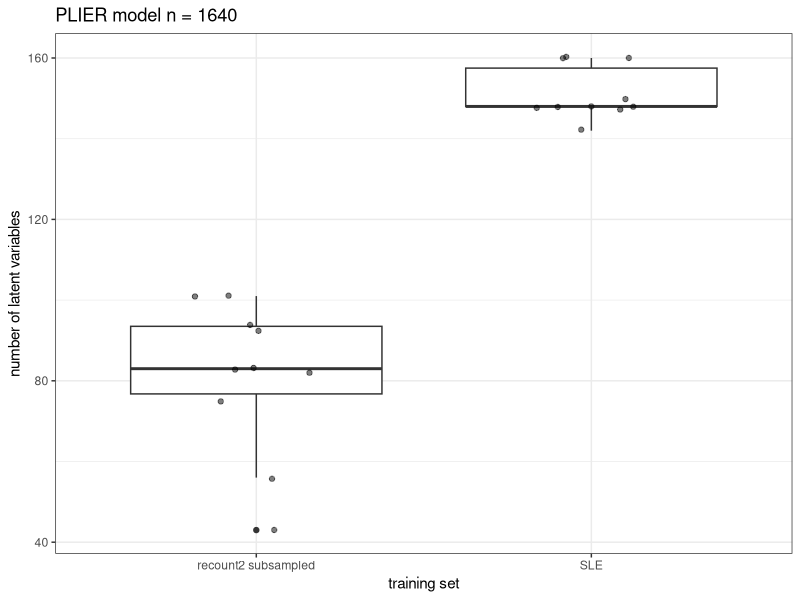
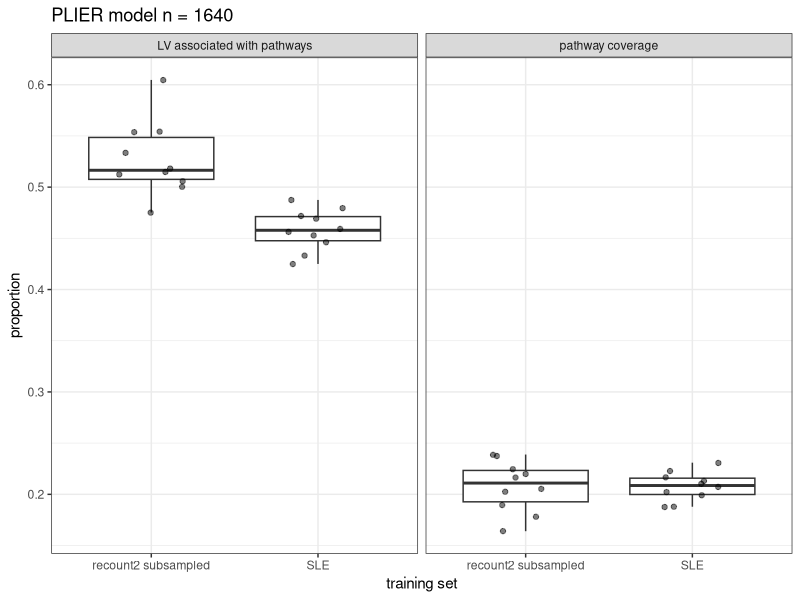
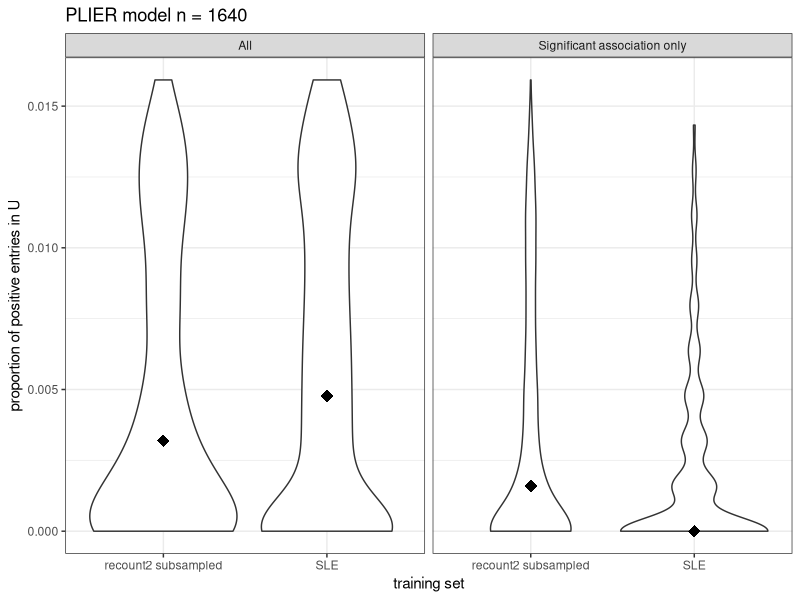

These charts were generated, in order, by the following R code:
## ---- chunk 1
`%>%` <- dplyr::`%>%`
## ---- chunk 2
# plot and result directory setup for this notebook
plot.dir <- file.path("plots", "17")
dir.create(plot.dir, recursive = TRUE, showWarnings = FALSE)
results.dir <- file.path("results", "17")
dir.create(results.dir, recursive = TRUE, showWarnings = FALSE)
## ---- chunk 3
sle.sparsity <- readr::read_tsv(file.path("results", "16",
                                          "sle-wb_repeated_sparsity.tsv")) %>%
                  dplyr::mutate(training_set = "SLE")
sle.num.lvs <- readr::read_tsv(file.path("results", "16",
                                          "sle-wb_repeated_num_lvs.tsv")) %>%
                  dplyr::mutate(training_set = "SLE")
sle.pathway <- readr::read_tsv(file.path("results", "16",
                                          "sle-wb_repeated_pathway.tsv")) %>%
                  dplyr::mutate(training_set = "SLE")
## ---- chunk 4
recount.sparsity <- readr::read_tsv(file.path("results", "15",
                                          "subsampled_sparsity.tsv")) %>%
                  dplyr::mutate(training_set = "recount2 subsampled")
recount.num.lvs <- readr::read_tsv(file.path("results", "15",
                                          "subsampled_num_lvs.tsv")) %>%
                  dplyr::mutate(training_set = "recount2 subsampled")
recount.pathway <- readr::read_tsv(file.path("results", "15",
                                          "subsampled_pathway.tsv")) %>%
                  dplyr::mutate(training_set = "recount2 subsampled")
## ---- chunk 5
num.lvs.df <- dplyr::bind_rows(sle.num.lvs, recount.num.lvs)
pathway.df <- dplyr::bind_rows(sle.pathway, recount.pathway)
sparsity.df <- dplyr::bind_rows(sle.sparsity, recount.sparsity)
rm(sle.num.lvs, sle.pathway, sle.sparsity, recount.num.lvs, recount.pathway,
     recount.sparsity)
## ---- chunk 6
num.lvs.df %>%
  ggplot2::ggplot(ggplot2::aes(x = training_set, y = num_lvs,
                               group = training_set)) +
  ggplot2::geom_boxplot() +
  ggplot2::geom_point(position = ggplot2::position_jitter(0.2),
                      alpha = 0.5) +
  ggplot2::theme_bw() +
  ggplot2::labs(x = "training set", 
                y = "number of latent variables",
                title = "PLIER model n = 1640")
## ---- chunk 7
plot.file <- file.path(plot.dir, "number_of_lvs.pdf")
ggplot2::ggsave(plot.file, plot = ggplot2::last_plot())
## ---- chunk 8
pathway.df %>%
  dplyr::filter(pathway_coverage_type != "sig.pathway.by.lv") %>%
  dplyr::mutate(pathway_coverage_type = 
                  dplyr::case_when(
                    (pathway_coverage_type == "lv") ~ "LV associated with pathways",
                    (pathway_coverage_type =="pathway") ~ "pathway coverage"
                  )) %>%
  ggplot2::ggplot(ggplot2::aes(x = training_set, y = value)) +
  ggplot2::geom_boxplot() +
  ggplot2::geom_point(position = ggplot2::position_jitter(0.2),
                      alpha = 0.5) +
  ggplot2::facet_grid(~ pathway_coverage_type) +
  ggplot2::theme_bw() +
  ggplot2::labs(x = "training set", 
                y = "proportion",
                title = "PLIER model n = 1640")
## ---- chunk 9
plot.file <- file.path(plot.dir, "pathway_coverage.pdf")
ggplot2::ggsave(plot.file, plot = ggplot2::last_plot())
## ---- chunk 10
sparsity.df %>%
  dplyr::mutate(sparsity_type = 
                dplyr::case_when(
                  (sparsity_type == "all.sparsity") ~ "All",
                  (sparsity_type == "sig.sparsity") ~ "Significant association only"
                )) %>%
  ggplot2::ggplot(ggplot2::aes(x = training_set, y = value)) +
  ggplot2::geom_violin() +
  ggplot2::stat_summary(fun.y = median, geom = "point", shape = 18,
                        size = 4) +
  ggplot2::facet_grid(~ sparsity_type) +
  ggplot2::theme_bw() +
  ggplot2::labs(x = "training set", 
                y = "proportion of positive entries in U",
                title = "PLIER model n = 1640")
## ---- chunk 11
plot.file <- file.path(plot.dir, "u_sparsity.pdf")
ggplot2::ggsave(plot.file, plot = ggplot2::last_plot())
